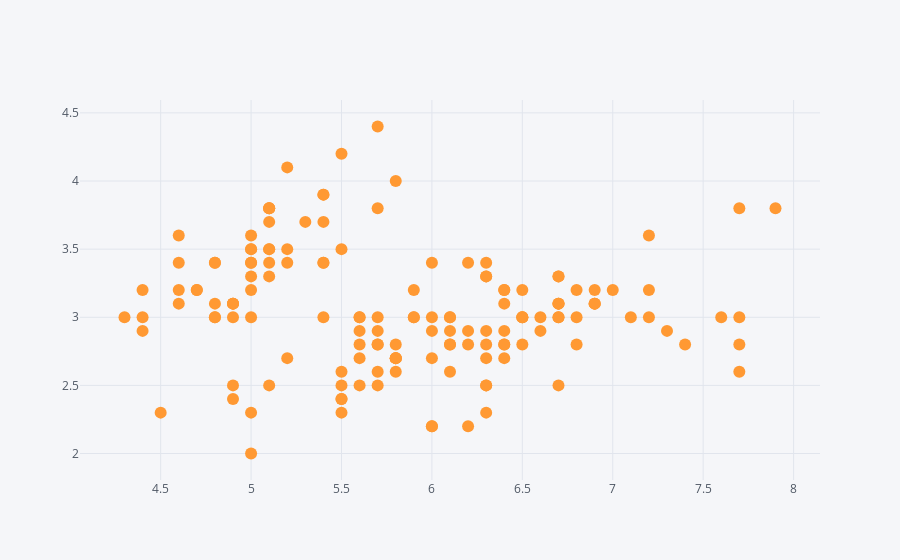

Write notebook code for a chart like this one.
### Code cell
dff.iplot(kind='scatter',x='SepalLengthCm',y='SepalWidthCm',mode='markers')

### Figure 1 — Plotly figure (JSON) as saved in the notebook; plotly's stock layout.template omitted (floating-point values rounded to 4 significant figures; data arrays with more than 128 entries replaced by an {"elided": "..."} marker saying what was removed)
{"data": [{"line": {"color": "rgba(255, 153, 51, 1.0)", "dash": "solid", "shape": "linear", "width": 1.3}, "marker": {"size": 12, "symbol": "circle"}, "mode": "markers", "name": "SepalWidthCm", "text": "", "type": "scatter", "x": {"elided": "150 float values"}, "y": {"elided": "150 float values"}}], "layout": {"legend": {"bgcolor": "#F5F6F9", "font": {"color": "#4D5663"}}, "paper_bgcolor": "#F5F6F9", "plot_bgcolor": "#F5F6F9", "title": {"font": {"color": "#4D5663"}}, "xaxis": {"gridcolor": "#E1E5ED", "showgrid": true, "tickfont": {"color": "#4D5663"}, "title": {"font": {"color": "#4D5663"}, "text": ""}, "zerolinecolor": "#E1E5ED"}, "yaxis": {"gridcolor": "#E1E5ED", "showgrid": true, "tickfont": {"color": "#4D5663"}, "title": {"font": {"color": "#4D5663"}, "text": ""}, "zerolinecolor": "#E1E5ED"}}}
